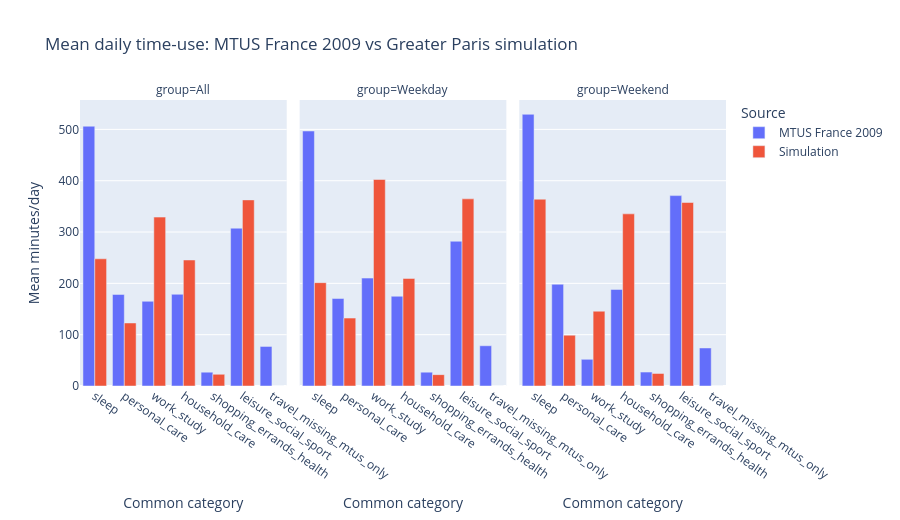

The notebook cell saved with this chart:
### Code cell
comparison_long = comparison.melt(
    id_vars=["group", "category"],
    value_vars=["mtus_minutes", "simulation_minutes"],
    var_name="source",
    value_name="minutes_per_day",
)
comparison_long["source"] = comparison_long["source"].map(
    {"mtus_minutes": "MTUS France 2009", "simulation_minutes": "Simulation"}
)

fig = px.bar(
    comparison_long,
    x="category",
    y="minutes_per_day",
    color="source",
    facet_col="group",
    barmode="group",
    category_orders={"category": COMMON_CATEGORY_ORDER, "group": GROUP_ORDER},
    labels={"category": "Common category", "minutes_per_day": "Mean minutes/day", "source": "Source"},
    title="Mean daily time-use: MTUS France 2009 vs Greater Paris simulation",
    height=520,
)
fig.update_xaxes(tickangle=35)
fig.show()

### Figure 1 — Plotly figure (JSON) as saved in the notebook; plotly's stock layout.template omitted (floating-point values rounded to 4 significant figures)
{"data": [{"alignmentgroup": "True", "hovertemplate": "Source=MTUS France 2009<br>group=All<br>Common category=%{x}<br>Mean minutes/day=%{y}<extra></extra>", "legendgroup": "MTUS France 2009", "marker": {"color": "#636efa", "pattern": {"shape": ""}}, "name": "MTUS France 2009", "offsetgroup": "MTUS France 2009", "orientation": "v", "showlegend": true, "textposition": "auto", "type": "bar", "x": ["sleep", "personal_care", "work_study", "household_care", "shopping_errands_health", "leisure_social_sport", "travel_missing_mtus_only"], "xaxis": "x", "y": [506.2, 178.4, 165.0, 178.7, 27.04, 307.5, 77.19], "yaxis": "y"}, {"alignmentgroup": "True", "hovertemplate": "Source=Simulation<br>group=All<br>Common category=%{x}<br>Mean minutes/day=%{y}<extra></extra>", "legendgroup": "Simulation", "marker": {"color": "#EF553B", "pattern": {"shape": ""}}, "name": "Simulation", "offsetgroup": "Simulation", "orientation": "v", "showlegend": true, "textposition": "auto", "type": "bar", "x": ["sleep", "personal_care", "work_study", "household_care", "shopping_errands_health", "leisure_social_sport", "travel_missing_mtus_only"], "xaxis": "x", "y": [247.8, 122.8, 329.1, 245.5, 22.8, 362.6, 0.0], "yaxis": "y"}, {"alignmentgroup": "True", "hovertemplate": "Source=MTUS France 2009<br>group=Weekday<br>Common category=%{x}<br>Mean minutes/day=%{y}<extra></extra>", "legendgroup": "MTUS France 2009", "marker": {"color": "#636efa", "pattern": {"shape": ""}}, "name": "MTUS France 2009", "offsetgroup": "MTUS France 2009", "orientation": "v", "showlegend": false, "textposition": "auto", "type": "bar", "x": ["sleep", "personal_care", "work_study", "household_care", "shopping_errands_health", "leisure_social_sport", "travel_missing_mtus_only"], "xaxis": "x2", "y": [496.9, 170.4, 210.3, 174.9, 27.0, 282.1, 78.43], "yaxis": "y2"}, {"alignmentgroup": "True", "hovertemplate": "Source=Simulation<br>group=Weekday<br>Common category=%{x}<br>Mean minutes/day=%{y}<extra></extra>", "legendgroup": "Simulation", "marker": {"color": "#EF553B", "pattern": {"shape": ""}}, "name": "Simulation", "offsetgroup": "Simulation", "orientation": "v", "showlegend": false, "textposition": "auto", "type": "bar", "x": ["sleep", "personal_care", "work_study", "household_care", "shopping_errands_health", "leisure_social_sport", "travel_missing_mtus_only"], "xaxis": "x2", "y": [201.4, 132.3, 402.4, 209.6, 22.14, 364.7, 0.0], "yaxis": "y2"}, {"alignmentgroup": "True", "hovertemplate": "Source=MTUS France 2009<br>group=Weekend<br>Common category=%{x}<br>Mean minutes/day=%{y}<extra></extra>", "legendgroup": "MTUS France 2009", "marker": {"color": "#636efa", "pattern": {"shape": ""}}, "name": "MTUS France 2009", "offsetgroup": "MTUS France 2009", "orientation": "v", "showlegend": false, "textposition": "auto", "type": "bar", "x": ["sleep", "personal_care", "work_study", "household_care", "shopping_errands_health", "leisure_social_sport", "travel_missing_mtus_only"], "xaxis": "x3", "y": [529.4, 198.3, 51.93, 188.2, 27.11, 371.0, 74.1], "yaxis": "y3"}, {"alignmentgroup": "True", "hovertemplate": "Source=Simulation<br>group=Weekend<br>Common category=%{x}<br>Mean minutes/day=%{y}<extra></extra>", "legendgroup": "Simulation", "marker": {"color": "#EF553B", "pattern": {"shape": ""}}, "name": "Simulation", "offsetgroup": "Simulation", "orientation": "v", "showlegend": false, "textposition": "auto", "type": "bar", "x": ["sleep", "personal_care", "work_study", "household_care", "shopping_errands_health", "leisure_social_sport", "travel_missing_mtus_only"], "xaxis": "x3", "y": [364.0, 99.03, 145.8, 335.4, 24.43, 357.5, 0.0], "yaxis": "y3"}], "layout": {"annotations": [{"font": {}, "showarrow": false, "text": "group=All", "x": 0.16, "xanchor": "center", "xref": "paper", "y": 1.0, "yanchor": "bottom", "yref": "paper"}, {"font": {}, "showarrow": false, "text": "group=Weekday", "x": 0.5, "xanchor": "center", "xref": "paper", "y": 1.0, "yanchor": "bottom", "yref": "paper"}, {"font": {}, "showarrow": false, "text": "group=Weekend", "x": 0.84, "xanchor": "center", "xref": "paper", "y": 1.0, "yanchor": "bottom", "yref": "paper"}], "barmode": "group", "height": 520, "legend": {"title": {"text": "Source"}, "tracegroupgap": 0}, "title": {"text": "Mean daily time-use: MTUS France 2009 vs Greater Paris simulation"}, "xaxis": {"anchor": "y", "categoryarray": ["sleep", "personal_care", "work_study", "household_care", "shopping_errands_health", "leisure_social_sport", "travel_missing_mtus_only"], "categoryorder": "array", "domain": [0.0, 0.32], "tickangle": 35, "title": {"text": "Common category"}}, "xaxis2": {"anchor": "y2", "categoryarray": ["sleep", "personal_care", "work_study", "household_care", "shopping_errands_health", "leisure_social_sport", "travel_missing_mtus_only"], "categoryorder": "array", "domain": [0.34, 0.66], "matches": "x", "tickangle": 35, "title": {"text": "Common category"}}, "xaxis3": {"anchor": "y3", "categoryarray": ["sleep", "personal_care", "work_study", "household_care", "shopping_errands_health", "leisure_social_sport", "travel_missing_mtus_only"], "categoryorder": "array", "domain": [0.68, 1.0], "matches": "x", "tickangle": 35, "title": {"text": "Common category"}}, "yaxis": {"anchor": "x", "domain": [0.0, 1.0], "title": {"text": "Mean minutes/day"}}, "yaxis2": {"anchor": "x2", "domain": [0.0, 1.0], "matches": "y", "showticklabels": false}, "yaxis3": {"anchor": "x3", "domain": [0.0, 1.0], "matches": "y", "showticklabels": false}}}
